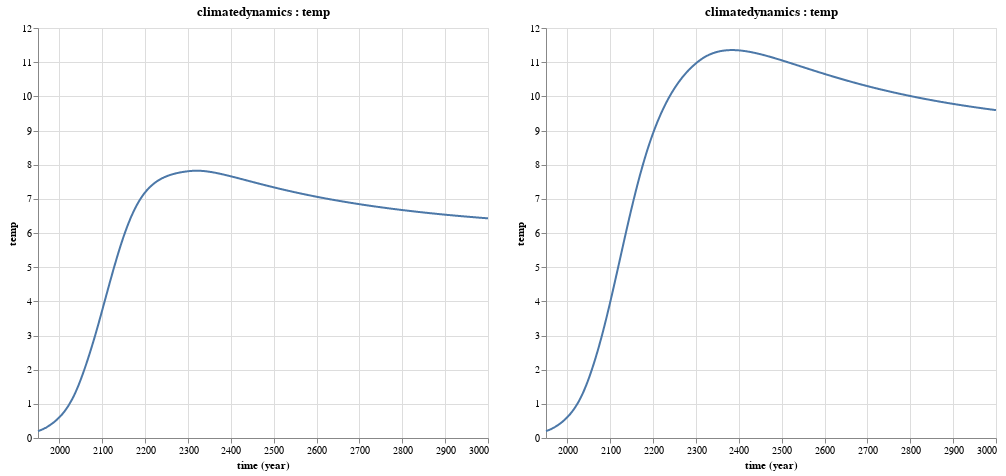

Notebook code for this chart:
### Markdown cell above
We create a new plot by calling the `@vlplot` macro. We are passing some configuration information as arguments here. In particular we want to make sure that the two panels of our plot that we are going to add share one `y` axis. Next we add two horizontally concatenated plots. Adding those two plots is done with the `+` operator, and we concatenate the two plots we get from calls to `Mimi.plot` by placing them inside square brackets as `[p1 p2]`.

We can clearly see how the higher climate sensitivity value in the second model instance leads to a significantly higher warming.

### Code cell
@vlplot(resolve={scale={y=:shared}}) + [Mimi.plot(m_fund1, :climatedynamics, :temp) Mimi.plot(m_fund2, :climatedynamics, :temp)]

### Figure 1 — Vega-Lite specification as saved in the notebook (floating-point values rounded to 4 significant figures; data arrays with more than 128 entries replaced by an {"elided": "..."} marker saying what was removed)
{"hconcat": [{"$schema": "https://vega.github.io/schema/vega-lite/v2.0.json", "data": {"values": {"elided": "1051 records"}}, "description": "plot for a specific component variable pair", "encoding": {"x": {"field": "time", "timeUnit": "utcyear", "type": "temporal"}, "y": {"field": "temp", "type": "quantitative"}}, "height": 410, "mark": {"type": "line"}, "title": "climatedynamics : temp", "width": 450}, {"$schema": "https://vega.github.io/schema/vega-lite/v2.0.json", "data": {"values": {"elided": "1051 records"}}, "description": "plot for a specific component variable pair", "encoding": {"x": {"field": "time", "timeUnit": "utcyear", "type": "temporal"}, "y": {"field": "temp", "type": "quantitative"}}, "height": 410, "mark": {"type": "line"}, "title": "climatedynamics : temp", "width": 450}], "resolve": {"scale": {"x": "independent", "y": "shared"}}}
